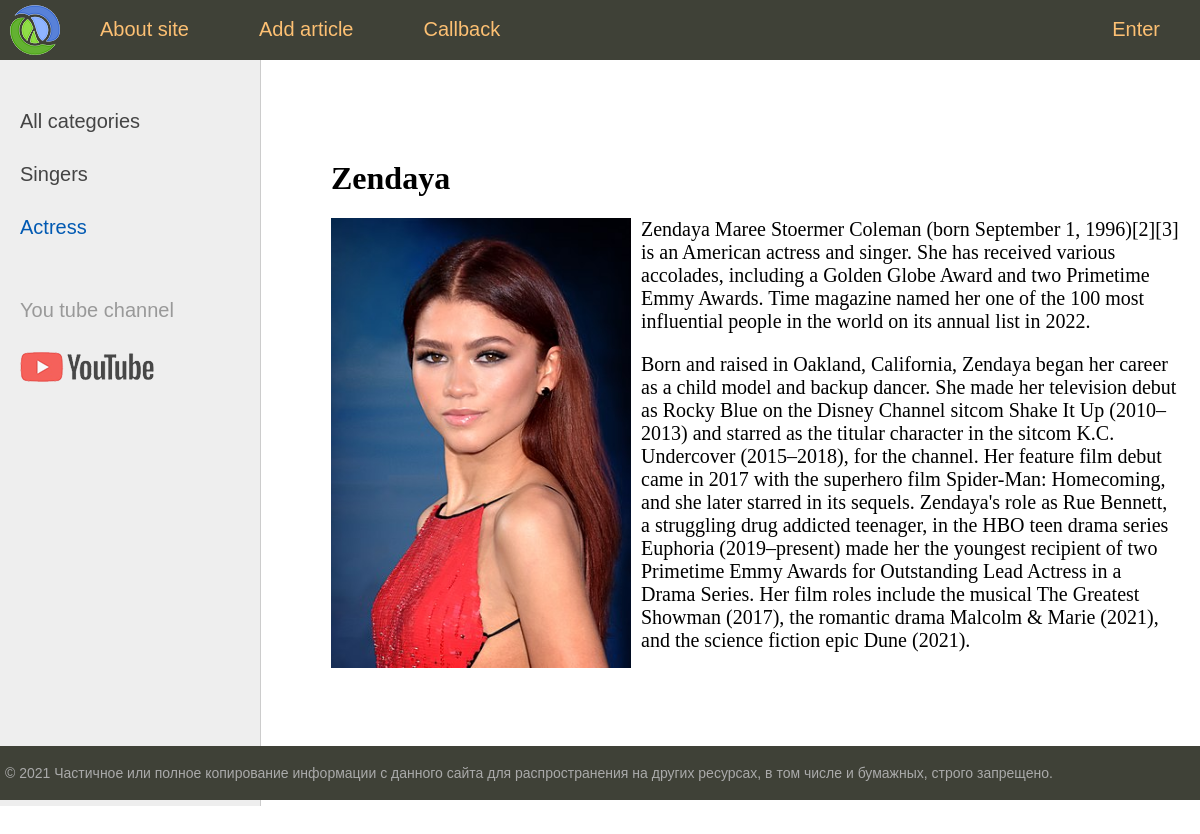
/post/zendaya/, run on the app's committed database.
### women/models.py (models this page shows, shortened)
class Category(models.Model):
    name = models.CharField(max_length=100, db_index=True)
    slug = models.SlugField(max_length=255, unique=True, db_index=True, verbose_name="URL")
    def get_absolute_url(self):
        return reverse('category', kwargs={'cat_slug': self.slug})
    class Meta:
        verbose_name = 'Category'
        verbose_name_plural = 'Categories'

class Women(models.Model):
    title = models.CharField(max_length=255)
    slug = models.SlugField(max_length=255, unique=True, db_index=True, verbose_name="URL")
    content = models.TextField(blank=True)
    photo = models.ImageField(upload_to="photos/%Y/%m/%d/")
    time_create = models.DateTimeField(auto_now_add=True)
    time_update = models.DateTimeField(auto_now=True)
    is_published = models.BooleanField(default=True)
    cat = models.ForeignKey('Category', on_delete=models.PROTECT)
    class Meta:
        verbose_name = 'Famous women'
        verbose_name_plural = 'Famous women'
        ordering = ['-time_create', 'title']

### women/views.py (the view)
# urls.py: path('post/<slug:post_slug>/', show_post, name='post'),
def show_post(request, post_slug):
    post = get_object_or_404(Women, slug=post_slug)
    context = {
        'post': post,
        'title': post.title,
        'cat_selected': post.cat_id
    }
    return render(request, 'women/post.html', context=context)

### women/templatetags/women_tags.py (called while the page is built)
@register.inclusion_tag('women/list_categories.html')
def show_categories(sort=None, cat_selected=0):
    if not sort:
        cats = Category.objects.all()
    else:
        cats = Category.objects.order_by(sort)
    return {'cats': cats, 'cat_selected': cat_selected}

@register.inclusion_tag('women/main_menu.html')
def show_menu(cat_selected=0):
    menu = [{'title': 'About site', 'url_name': 'about'},
            {'title': 'Add article', 'url_name': 'add_page'},
            {'title': 'Callback', 'url_name': 'contact'},
            {'title': 'Enter', 'url_name': 'login'}
            ]
    return {'menu': menu, 'cat_selected': cat_selected}

### women/templates/women/post.html
{% extends 'women/layout.html' %}
{% block content %}
    <h1> {{ post.title }}</h1>
    {% if post.photo %}
    <p><img class="img-article-left" src="{{ post.photo.url }}"></p>
    {% endif %}
{{ post.content|linebreaks }}
{% endblock%}

### women/templates/women/list_categories.html
{% for c in cats %}
			{% if c.pk == cat_selected %}
				<li class="selected">{{ c.name }}</li>
			{% else %}
				<li><a href="{{ c.get_absolute_url }}">{{ c.name }}</a> </li>
			{% endif %}
{% endfor %}

### women/static/women/css/styles.css (style rules this page uses)
html, body { font-family: 'Arial'; margin: 0; padding: 0; height: 100%; width: 100%; color: #444; }
a { color: #0059b2; text-decoration: none; }
img { max-width: 600px; height: auto; }
img.img-article-left { max-width: 300px; height: auto; float: left; padding: 0 10px 10px 0; }
.left-chapters ul li { margin: 30px 0 0 0; color: #999; }
.left-chapters ul li.selected { color: #0059b2; }
.left-chapters ul li a { color: #444; text-decoration: none; }
.content-text h1 { font-size: 32px; }

### data on the page
Category: name "Singers"
Category: name "Actress"
Women: title "Zendaya", photo (picture), content "Zendaya Maree Stoermer Coleman (born September 1, 1996)[2][3] is an American actress and singer. She has received various accolades, including a Golden Globe Award and two Primetime Emmy Awards. Time magazine named her one of the 100 most influential people in the world on its annual list in 2022. Born and raised in Oakland, California, Zendaya began her career as a child model and backup dancer. She made her television debut as Rocky Blue on the Disney Channel sitcom Shake It Up (2010–2013) and starred as the titular character in the sitcom K.C. Undercover (2015–2018), for the channel. Her feature film debut came in 2017 with the superhero film Spider-Man: Homecoming, and she later starred…"

### other printed values
{{ m.title }} "About site" "Add article" "Callback"
{{ m.title }} "Enter"
